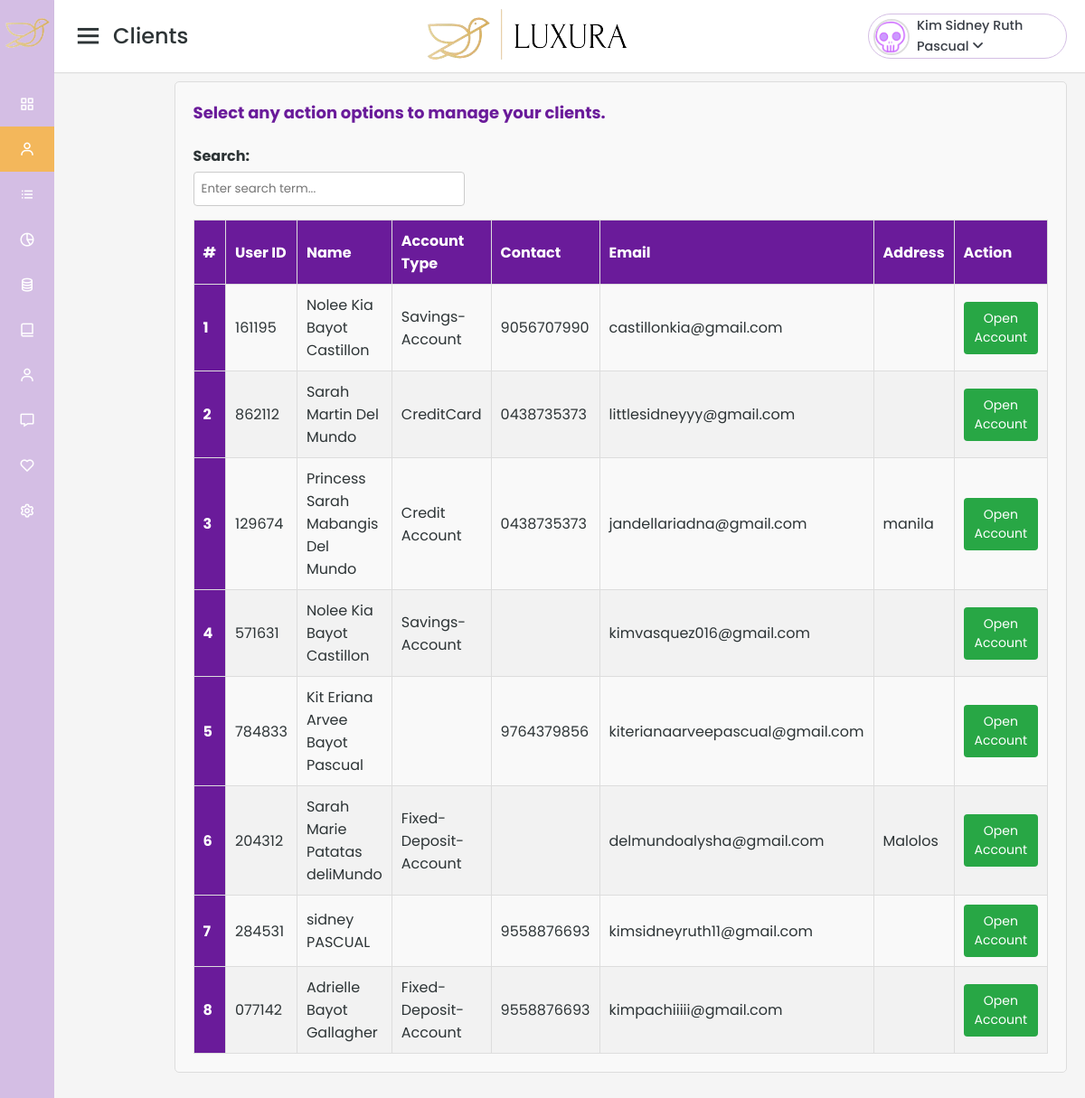
/admin-openAcc.php (signed in), run on the app's committed database.
### tables this page shows
CREATE TABLE `user` (
  `userId` varchar(6) NOT NULL,
  `firstName` varchar(100) DEFAULT NULL,
  `middleName` varchar(50) NOT NULL,
  `lastName` varchar(100) DEFAULT NULL,
  `email` varchar(100) DEFAULT NULL,
  `ValidID` varchar(50) NOT NULL,
  `Address` varchar(100) NOT NULL,
  `accountType` varchar(50) NOT NULL,
  `account_no` int(11) NOT NULL,
  `Balance` int(11) DEFAULT 0,
  `phoneNumber` varchar(15) DEFAULT NULL,
  `birthday` date DEFAULT NULL,
  `sex` varchar(6) NOT NULL,
  `password` varchar(255) DEFAULT NULL,
  `created_at` timestamp NOT NULL DEFAULT current_timestamp(),
  `verification_status` varchar(20) DEFAULT 'notverified',
  `verified` int(11) DEFAULT 0,
  `code` mediumint(9) DEFAULT NULL,
  `password_code` int(11) DEFAULT NULL,
  `image` varchar(255) DEFAULT NULL,
  `role` varchar(20) NOT NULL DEFAULT 'user'
);

### admin-openAcc.php (the view, shortened to what this page needs)
<?php
include "connection.php";
$id = $_SESSION['id'];
$query = "SELECT * FROM admin WHERE id = '$id'";
$result = mysqli_query($con, $query);
if (mysqli_num_rows($result) > 0) {
    $adminData = mysqli_fetch_assoc($result);
    $adminImage = $adminData['image'] ? 'uploaded_img/' . $adminData['image'] : 'default_user.png';
} else {
    exit('User not found.');
}
$name = $_SESSION['name'];
?>
<html lang="en" dir="ltr">
  <head>
    <link rel="stylesheet" href="admin-dash.css" />
    <link rel="stylesheet" href="css2.css">
    <link href="https://unpkg.com/boxicons@2.0.7/css/boxicons.min.css" rel="stylesheet" />
    <link
      rel="stylesheet"
      href="https://cdnjs.cloudflare.com/ajax/libs/font-awesome/6.2.1/css/all.min.css"
    />
  </head>
  <body>
    <div class="sidebar">
      <div class="logo-details">
        <span class="logo_name"><div id="kim" style="text-align: center; margin-bottom: 20px; margin-top:10px">
                        </div></span>
      </div>
      <ul class="nav-links">
        <li>
          <a href="admin-dash.php">
            <i class="bx bx-grid-alt"></i>
            <span class="links_name">Dashboard</span>
          </a>
        </li>
        <li>
          <a href="admin-clients.php" class = "active">
            <i class="bx bx-user"></i>
            <span class="links_name">Clients</span>
          </a>
        </li>
        <li>
          <a href="#">
            <i class="bx bx-list-ul"></i>
            <span class="links_name">Walk-In</span>
          </a>
        </li>
        <li>
          <a href="#">
            <i class="bx bx-pie-chart-alt-2"></i>
            <span class="links_name">Pointing System</span>
          </a>
        </li>
        <li>
          <a href="#">
            <i class="bx bx-coin-stack"></i>
            <span class="links_name">Offers</span>
          </a>
        </li>
        <li>
          <a href="admin-customerPage">
            <i class="bx bx-book-alt"></i>
            <span class="links_name">Announcements</span>
          </a>
        </li>
        <li>
          <a href="#">
            <i class="bx bx-user"></i>
            <span class="links_name">Reports</span>
          </a>
        </li>
        <li>
          <a href="#">
            <i class="bx bx-message"></i>
            <span class="links_name">Payment History</span>
          </a>
        </li>
        <li>
          <a href="admin-customerPageEdit.php">
            <i class="bx bx-heart"></i>
            <span class="links_name">Customer Page</span>
          </a>
        </li>
        <li>
          <a href="#">
            <i class="bx bx-cog"></i>
            <span class="links_name">Account Settings</span>
          </a>
        </li>
      </ul>
    </div>
    <section class="home-section">
      <nav>
        <div class="sidebar-button">
          <i class="bx bx-menu sidebarBtn"></i>
          <span class="dashboard">Clients</span>
        </div>
        <div class="searh-box">
          <img src="img/luxura-nav.png" alt="">
        </div>
        <div class="profile-dropdown">
        <div onclick="toggle()" class="profile-dropdown-btn">
            <div class="profile-img">
            <img src="<?php echo htmlspecialchars($adminImage); ?>" alt="Profile Image">
        </div>
          <span
            ><?php echo htmlspecialchars($name); ?>
            <i class="fa-solid fa-angle-down"></i>
          </span>
        </div>
      </nav>
<div class="container">
    <div class="sidenav">
    </div>
    <form action="admin-openAcc.php" METHOD= "POST">
    <div class="ulo">
        <div class="head">Select any action options to manage your clients.</div>
        <div class="search">
            <label for="search">Search:</label>
            <input type="text" id="search" placeholder="Enter search term...">
        </div>
        <table>
            <thead>
                <tr>
                    <th>#</th>
                    <th>User ID</th>
                    <th>Name</th>
                    <th>Account Type</th>
                    <th>Contact</th>
                    <th>Email</th>
                    <th>Address</th>
                    <th>Action</th>
                </tr>
            </thead>
            <tbody id = "results">
            <?php
                                            include "connection.php";
                                            $ret = "SELECT * FROM  user ORDER BY RAND() ";
                                            $stmt = $con->prepare($ret);
                                            $stmt->execute();
                                            $res = $stmt->get_result();
                                            $cnt = 1;
                                            while ($row = $res->fetch_object()) {
                                            ?>
                                            <tr>
                                            <th scope="row" class="align-middle"><?php echo $cnt; ?></th>
                                            <td class="align-middle"><?php echo $row->userId; ?></td>
                                                    <td><?php   echo $row->firstName
        . (isset($row->middleName) && !empty($row->middleName) ? ' ' . $row->middleName : '')
        . (isset($row->lastName) && !empty($row->lastName) ? ' ' . $row->lastName : ''); ?></td>
                                                    <td><?php echo $row->accountType; ?></td>
                                                    <td><?php echo $row->phoneNumber; ?></td>
                                                    <td><?php echo $row->email; ?></td>
                                                    <td><?php echo $row->Address; ?></td>
                                                    <td>
                                                    <button class="btn">Open Account</button>
                                                    </td>
</tr>
<?php $cnt = $cnt + 1;
} ?>
            </tbody>
        </table>
    </div>
</form>
</section>
  </body>
</html>

### admin-dash.css (style rules this page uses)
* { margin: 0; padding: 0; box-sizing: border-box; font-family: 'Poppins', sans-serif; }
.sidebar { position: fixed; height: 100%; width: 240px; background: #D4BEE4; transition: all 0.5s ease; }
.sidebar .logo-details { height: 80px; display: flex; align-items: center; }
.sidebar .logo-details .logo_name { color: #fff; font-size: 24px; font-weight: 500; }
.sidebar .nav-links { margin-top: 10px; }
.sidebar .nav-links li { position: relative; list-style: none; height: 50px; }
.sidebar .nav-links li a { height: 100%; width: 100%; display: flex; align-items: center; text-decoration: none; transition: all 0.4s ease; }
.sidebar .nav-links li a.active { background: #F3B75B; }
.sidebar .nav-links li i { min-width: 60px; text-align: center; font-size: 18px; color: #fff; }
.sidebar .nav-links li a .links_name { color: #fff; font-size: 15px; font-weight: 400; white-space: nowrap; }
.home-section { position: relative; background: #f5f5f5; min-height: 100vh; width: calc(100% - 240px); left: 240px; transition: all 0.5s ease; line-height: 1.6; }
.home-section nav { display: flex; justify-content: space-between; height: 80px; background: #fff; display: flex; align-items: center; position: fixed; width: calc(100% - 240px); left: 240px; z-index: 100; padding: 0 20px; box-shadow: 0 1px 1px rgba(0, 0, 0, 0.1); transition: all 0.5s ease; top:0; }
.home-section nav .sidebar-button { display: flex; align-items: center; font-size: 24px; font-weight: 500; }
nav .sidebar-button i { font-size: 35px; margin-right: 10px; }
:root { --primary-color: #6c5ce7; --secondary-color: #ff7675; --background-color: #f5f6fa; --text-color: #2d3436; --card-background: #ffffff; }
* { margin: 0; padding: 0; box-sizing: border-box; }
body { font-family: 'Inter', sans-serif; background-color: var(--background-color); color: var(--text-color); }
@media (max-width: 1240px) { .sidebar { width: 60px; } }
@media (max-width: 1240px) { .home-section { width: calc(100% - 60px); left: 60px; } }
@media (max-width: 1240px) { .home-section nav { width: calc(100% - 60px); left: 60px; } }

### css2.css (style rules this page uses)
:root { --primary: #eeeeee; --secondary: #D4BEE4; --green: #82cd47; --secondary-light: rgb(34, 124, 112, 0.2); --secondary-light-2: rgb(127, 183, 126, 0.1); --white: #fff; --black: #393e46; --shadow: 0px 2px 8px 0px var(--secondary-light); }
* { margin: 0; padding: 0; list-style-type: none; box-sizing: border-box; font-family: "Poppins", sans-serif; }
body { height: 100vh; width: 100%; background-color: var(--primary); }
.profile-dropdown { position: relative; width: fit-content; }
.profile-dropdown-btn { display: flex; align-items: center; justify-content: space-between; padding-right: 1rem; font-size: 0.9rem; font-weight: 500; width: 220px; border-radius: 50px; color: var(--black); cursor: pointer; border: 1px solid var(--secondary); transition: box-shadow 0.2s ease-in, background-color 0.2s ease-in, border 0.3s; }
.profile-img { position: relative; width: 3rem; height: 3rem; border-radius: 50%; background: url(./assets/profile-pic.jpg); background-size: cover; }
.profile-img img { width: 40px; height: 40px; border-radius: 50%; object-fit: cover; border: 2px solid #ddd; margin-left: 5px; margin-top: 5px; }
.profile-dropdown-btn span { margin: 0 0.5rem; margin-right: 0; }
.container { display: flex; flex-direction: row; justify-content: flex-start; align-items: flex-start; gap: 20px; max-width: 1200px; margin: 0 auto; padding: 20px; box-sizing: border-box; margin-top: 0px; }
.sidenav { color: #333; border-bottom-right-radius: 25px; height: 86%; left: 0; overflow-x: hidden; padding-top: 20px; position: relative; top: 70px; width: 250px; }
.btn { padding: 10px 20px; font-size: 14px; border: none; border-radius: 4px; cursor: pointer; }
label { display: block; margin-bottom: 5px; font-weight: bold; }
input, select { width:100%; padding: 8px; border: 1px solid #ddd; border-radius: 4px; box-sizing: border-box; }
button { background-color: #27ae60; color: #fff; padding: 10px 15px; border: none; border-radius: 4px; cursor: pointer; font-size: 16px; }

### data on the page
user: userId "161195", firstName "Nolee Kia", middleName "Bayot", lastName "Castillon", accountType "Savings-Account", phoneNumber "9056707990", email "castillonkia@gmail.com"
user: userId "862112", firstName "Sarah", middleName "Martin", lastName "Del Mundo", accountType "CreditCard", phoneNumber "0438735373", email "littlesidneyyy@gmail.com"
user: userId "129674", firstName "Princess Sarah", middleName "Mabangis", lastName "Del Mundo", accountType "Credit Account", phoneNumber "0438735373", email "jandellariadna@gmail.com", Address "manila"
user: userId "571631", firstName "Nolee Kia", middleName "Bayot", lastName "Castillon", accountType "Savings-Account", email "kimvasquez016@gmail.com"
user: userId "784833", firstName "Kit Eriana Arvee", middleName "Bayot", lastName "Pascual", phoneNumber "9764379856", email "kiterianaarveepascual@gmail.com"
user: userId "204312", firstName "Sarah Marie", middleName "Patatas", lastName "deliMundo", accountType "Fixed-Deposit-Account", email "delmundoalysha@gmail.com", Address "Malolos"
user: userId "284531", firstName "sidney", lastName "PASCUAL", phoneNumber "9558876693", email "kimsidneyruth11@gmail.com"
user: userId "077142", firstName "Adrielle", middleName "Bayot", lastName "Gallagher", accountType "Fixed-Deposit-Account", phoneNumber "9558876693", email "kimpachiiiii@gmail.com"

### other printed values
$name "Kim Sidney Ruth Pascual"
